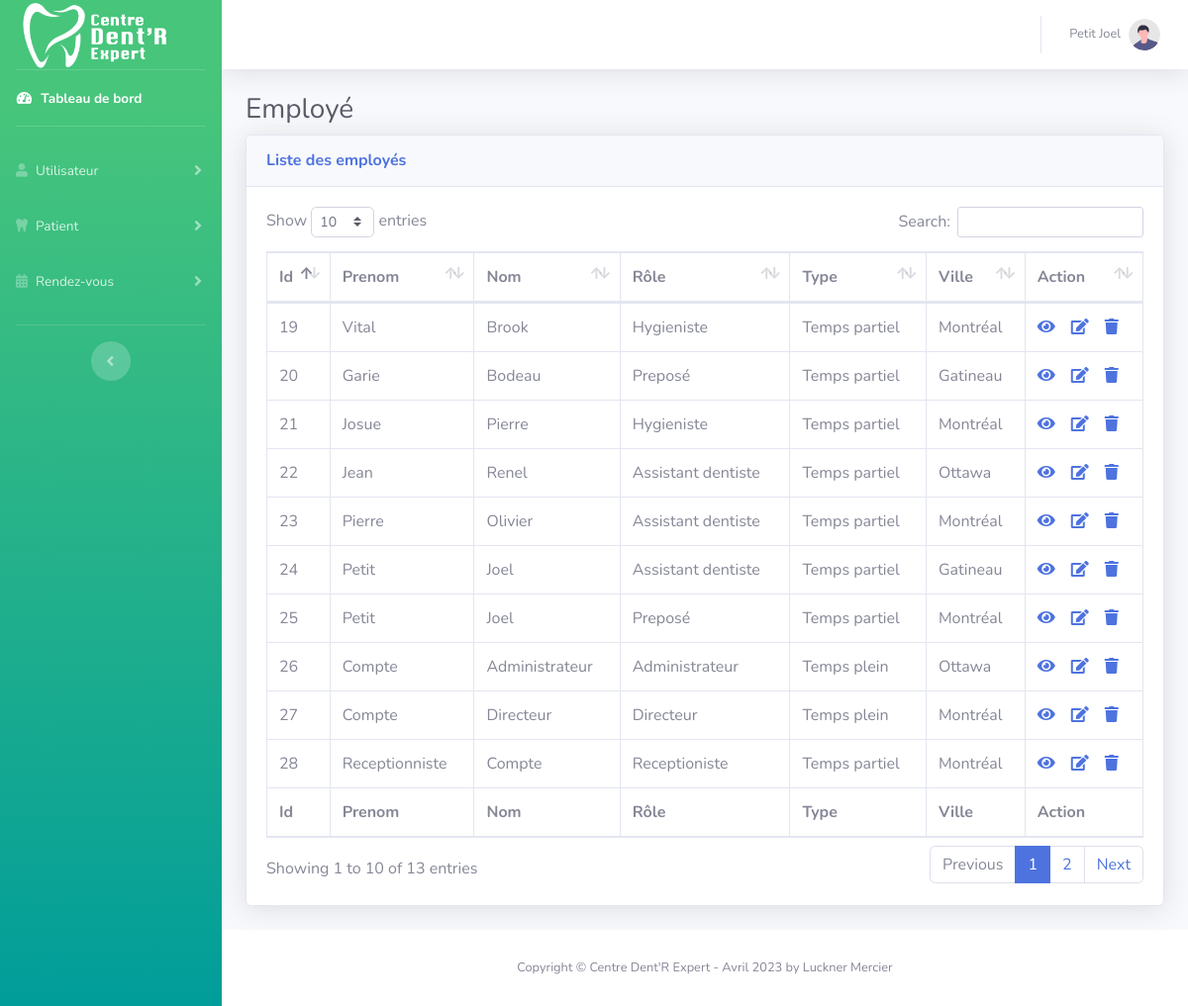
Screenshot of /employe.php (signed in) with the database file from the repository.
### tables this page shows
CREATE TABLE `utilisateur` (
  `id` int(11) NOT NULL,
  `username` varchar(255) NOT NULL,
  `password` varchar(200) NOT NULL,
  `email` varchar(255) NOT NULL,
  `horodatage` timestamp NOT NULL DEFAULT CURRENT_TIMESTAMP ON UPDATE CURRENT_TIMESTAMP,
  `nom` varchar(50) NOT NULL,
  `prenom` varchar(50) NOT NULL
);

CREATE TABLE `employe` (
  `id` int(11) NOT NULL,
  `id_utilisateur` int(11) NOT NULL,
  `id_adresse` int(11) DEFAULT NULL,
  `id_succursale` int(11) DEFAULT NULL,
  `ssn` int(11) DEFAULT NULL,
  `role` varchar(50) DEFAULT NULL,
  `type` varchar(50) NOT NULL,
  `salaire` varchar(50) DEFAULT NULL
);

CREATE TABLE `adresse` (
  `id` int(11) NOT NULL,
  `adresse` varchar(120) NOT NULL,
  `ville` varchar(50) NOT NULL,
  `province` varchar(10) DEFAULT NULL,
  `code_postal` varchar(50) DEFAULT NULL,
  `pays` varchar(50) DEFAULT NULL
);

### connection.php (called while the page is built, shortened)
<?php
function OpenCon()
{
    $servername = "localhost";
    $username = " ";
    $password = " ";
    $dbname = " ";
$conn = new mysqli($servername, $username , $password,$dbname) or die("Connect failed: %s\n". $conn -> error);
return $conn;
}

### script.php (called while the page is built, shortened)
<?php
    $conn = OpenCon();
   				$sql = "SELECT utilisateur.id,  utilisateur.prenom, utilisateur.nom
                  FROM utilisateur
                  WHERE  utilisateur.username = '$username'";
										$result = $conn->query($sql);
                    if ($result->num_rows > 0) {
                      while($row = $result->fetch_assoc()) {
                        $nomprofil = $row["nom"];
                        $prenomprofil = $row["prenom"];
                      }
                    }
                           CloseCon($conn); ?>

### employe.php (the view, shortened to what this page needs)
<?php include "header.php"; ?>
<!DOCTYPE html>
<html lang="en">
<head>
	<?php include "script.php"; ?>
	<link href="vendor/fontawesome-free/css/all.min.css" rel="stylesheet" type="text/css">
	<link href="css/sb-admin-2.css" rel="stylesheet">
	<link href="vendor/datatables/dataTables.bootstrap4.min.css" rel="stylesheet">
</head>
<body id="page-top">
	<div id="wrapper">
		<?php
		include "sidebar.php"
		?>
		<div id="content-wrapper" class="d-flex flex-column">
			<div id="content">
				<?php
				include "topbar.php";
				?>
				<div class="container-fluid">
					<h1 class="h3 mb-2 text-gray-800">Employé</h1>
					<div class="card shadow mb-4">
						<div class="card-header py-3">
							<h6 class="m-0 font-weight-bold text-primary">Liste des employés</h6>
						</div>
						<div class="card-body">
							<div class="table-responsive">
								<table class="table table-bordered" id="dataTable" width="100%" cellspacing="0">
									<thead>
										<tr>
											<th>Id</th>
											<th>Prenom</th>
											<th>Nom</th>
											<th>Rôle</th>
											<th>Type</th>
											<th>Ville</th>
											<th>Action</th>
										</tr>
									</thead>
									<tfoot>
										<tr>
											<th>Id</th>
											<th>Prenom</th>
											<th>Nom</th>
											<th>Rôle</th>
											<th>Type</th>
											<th>Ville</th>
											<th>Action</th>
										</tr>
									</tfoot>
									<tbody>
										<?php
										$conn = OpenCon();
										$sql = "SELECT utilisateur.id, utilisateur.nom, utilisateur.prenom, employe.id AS ide, employe.role, employe.type,  adresse.ville
										FROM employe
											INNER JOIN adresse ON employe.id_adresse = adresse.id
											INNER JOIN utilisateur ON employe.id_utilisateur = utilisateur.id;";
										$result = $conn->query($sql);
										if ($result->num_rows > 0) {
										while($row = $result->fetch_assoc()) { ?>
										<tr>
											<td><?php echo $row["ide"] ?></td>
											<td><?php  echo $row["prenom"] ?></td>
											<td><?php  echo $row["nom"] ?></td>
											<td><?php  echo $row["role"] ?></td>
											<td><?php  echo $row["type"] ?></td>
											<td><?php  echo $row["ville"] ?></td>
											<?php	echo "<td>";
                                            echo '<a href="viewemploye.php?id='. $row['id'] .'" class="mr-3" title="View Record" data-toggle="tooltip"><span class="fa fa-eye"></span></a>';
                                            echo '<a href="editemploye.php?id='. $row['id'] .'" class="mr-3" title="Update Record" data-toggle="tooltip"><i class="fas fa-edit"></i></a>';
                                            echo '<a href="deleteemploye.php?id='. $row['id'] .'" title="Delete Record" data-toggle="tooltip"><span class="fa fa-trash"></span></a>';
                                        echo "</td>"; ?>
										</tr>
										<?php  }
									} else {
									echo "0 results";
								}
								?>
							</tbody>
						</table>
					</div>
				</div>
			</div>
		</div>
	</div>
	<?php
	include "footer.php";
	?>
</div>
</div>
</body>
</html>

### topbar.php (shortened to what this page needs)
<nav class="navbar navbar-expand navbar-light bg-white topbar mb-4 static-top shadow">
<ul class="navbar-nav ml-auto">
    <li class="nav-item dropdown no-arrow">
        <a class="nav-link dropdown-toggle" href="#" id="userDropdown" role="button"
            data-toggle="dropdown" aria-haspopup="true" aria-expanded="false">
            <span class="mr-2 d-none d-lg-inline text-gray-600 small"><?php echo $prenomprofil;?> <?php echo $nomprofil;?></span>
            <img class="img-profile rounded-circle"
                src="img/undraw_profile.svg">
        </a>
    </li>
</ul>
</nav>

### rows the page displays
utilisateur: prenom "Petit", nom "Joel"
employe: id "19", id_utilisateur.prenom "Vital", id_utilisateur.nom "Brook", role "Hygieniste", type "Temps partiel", id_adresse.ville "Montréal"
employe: id "20", id_utilisateur.prenom "Garie", id_utilisateur.nom "Bodeau", role "Preposé", type "Temps partiel", id_adresse.ville "Gatineau"
employe: id "21", id_utilisateur.prenom "Josue", id_utilisateur.nom "Pierre", role "Hygieniste", type "Temps partiel", id_adresse.ville "Montréal"
employe: id "22", id_utilisateur.prenom "Jean", id_utilisateur.nom "Renel", role "Assistant dentiste", type "Temps partiel", id_adresse.ville "Ottawa"
employe: id "23", id_utilisateur.prenom "Pierre", id_utilisateur.nom "Olivier", role "Assistant dentiste", type "Temps partiel", id_adresse.ville "Montréal"
employe: id "24", id_utilisateur.prenom "Petit", id_utilisateur.nom "Joel", role "Assistant dentiste", type "Temps partiel", id_adresse.ville "Gatineau"
employe: id "25", id_utilisateur.prenom "Petit", id_utilisateur.nom "Joel", role "Preposé", type "Temps partiel", id_adresse.ville "Montréal"
employe: id "26", id_utilisateur.prenom "Compte", id_utilisateur.nom "Administrateur", role "Administrateur", type "Temps plein", id_adresse.ville "Ottawa"
employe: id "27", id_utilisateur.prenom "Compte", id_utilisateur.nom "Directeur", role "Directeur", type "Temps plein", id_adresse.ville "Montréal"
employe: id "28", id_utilisateur.prenom "Receptionniste", id_utilisateur.nom "Compte", role "Receptioniste", type "Temps partiel", id_adresse.ville "Montréal"
